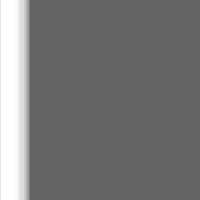
Frame 1 (no input)
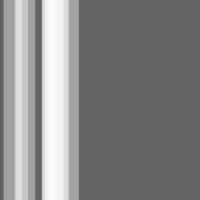
Frame 60 (no input)
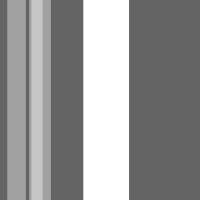
Frame 120 (the mouse pressed at the canvas centre since frame 60)

The p5.js sketch that drew these frames (run headless with seeded random() and noise() and a simulated clock; from frame 60 on, the mouse is pressed at the canvas centre):

// p5.js sketch
// ── sketch.js
// An array of stripes
let stripes = new Array(10);

function setup() {
	createCanvas(200, 200);

	// Initialize all 'stripes'
	for (let i = 0; i < stripes.length; i++) {
		stripes[i] = new Stripe();
	}
}

function draw() {
	background(100);

	// Move and display all "stripes"
	for (let i = 0; i < stripes.length; i++) {
		// Check if mouse is over the Stripe
		stripes[i].rollover(mouseX, mouseY); // Passing mouse coords into object
		stripes[i].move();
		stripes[i].display();
	}
}

class Stripe {

	constructor() {
		// horizontal pos always starts at 0
		this.x = 0;
		// random positive speed
		this.speed = random(1);
		// width of stripe
		this.w = random(10, 30);
		// state of stripe (mouse is over or not?)
		this.mouse = false;
	}

	display() {
		if(this.mouse) {
			fill(255);
		} else {
			fill(255, 100);
		}
		noStroke();
		rect(this.x, 0, this.w, height);
	}

	// Move stripe
	move() {
		this.x = this.x + this.speed;
		if (this.x > width + 20) this.x = -20;
	}

	// Check if point is inside of stripe
	rollover(mx, my) {
		// left edge is this.x, right edge is this.x + this.w
		if (mx > this.x && mx < this.x + this.w) {
			this.mouse = true;
		} else {
			this.mouse = false;
		}
	}

}
